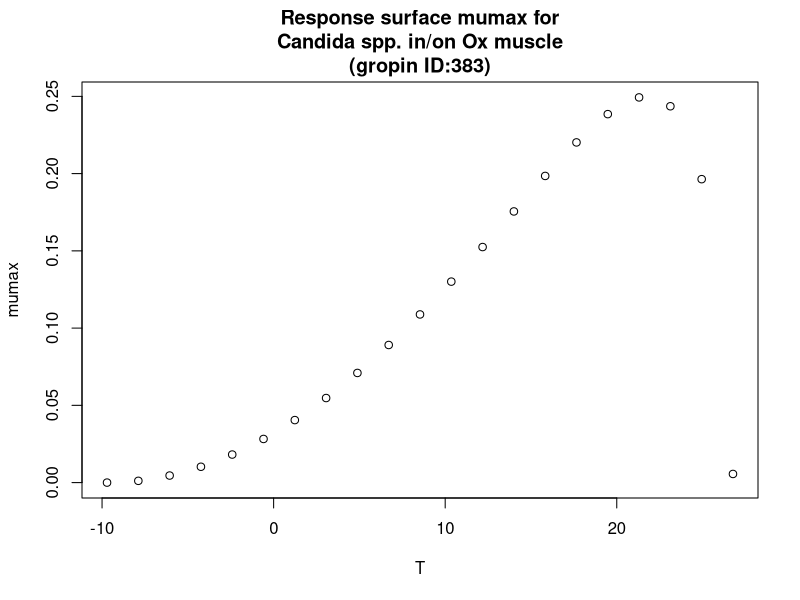

Write the R code that produced this figure.
#############################
# start of Parameter script
#############################
T <- seq(-9.7097,26.7732267732268,length.out=21)
#############################
# end of Parameter script
#############################
############################# 
# start of Model script Gropin ID 383 
#############################
 
# constant coefficients for this model
 
variables <- data.frame(T)
argumentsPar <- expand.grid(variables)
 
# heart of the model
response_surface <- function(T) {
   mumax <-(2.5*(10^-1)*(T-26.8)*((T+9.7)^2))/((21.8+9.7)*((21.8+9.7)*(T-21.8)-(21.8-26.8)*(21.8-9.7-2*T)))

return(mumax=mumax)
} 

# output parameters
responseSurface <- cbind(argumentsPar,response_surface(argumentsPar['T']))
colnames(responseSurface) <- c(colnames(argumentsPar),'mumax')
#############################
# End of Model script
#############################
############################# 
# start of Visualisation script Gropin ID 383 
#############################
plot(T,responseSurface$'mumax',xlab='T',
                          ylab='mumax',main='Response surface mumax for
Candida spp. in/on Ox muscle
(gropin ID:383)')
#############################
# End of Visualisation script
#############################
